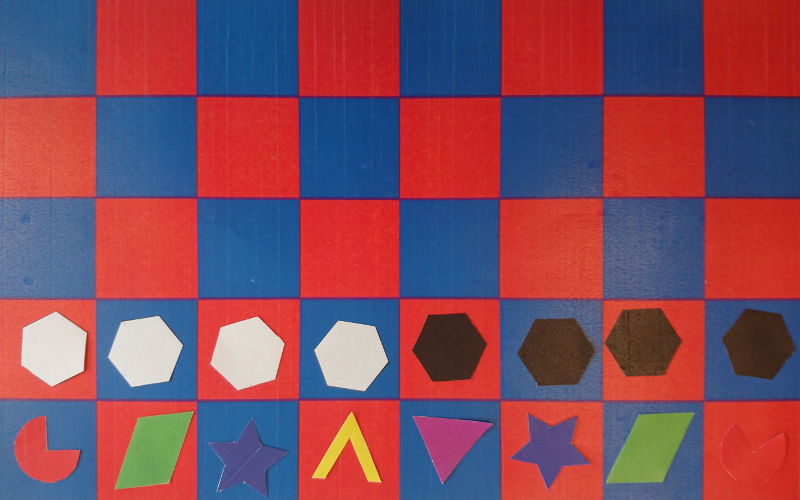
#> input picture project/images/difficult01.png, 800 x 500 px, found by its file name
$ python wpa_testing.py
#> lines starting #> are read from the running program, lines starting #| are printed output that depends on the picture
### project/Task3a.py
from PIL import Image
from random import randint
from math import floor
import os

# [44 lines left out: functions padding, applyPixel, applyFilter, matrixToImage, imageToMatrix, not called in this run]

def printMatrix(A):
    for row in A:
        print(row)

def getImagePath(imageName, save=False):
#> further down, im1 is the input picture: PIL image 800x500 RGB; mean R, G, B 130.5, 75.6, 93.6
    path = os.path.dirname(os.path.abspath(__file__))
    path += ("\\processed images\\" if save else "\\images\\") + imageName
    return path

ha = [[1/9 for _ in range(3)] for _ in range(3)]
h = [[1, 4, 6, 4, 1],
     [4, 16, 24, 16, 4],
     [6, 24, 32, 24, 6],
     [4, 16, 24, 16, 4],
     [1, 4, 6, 4, 1]]
hg = [[i * 1/256 for i in row] for row in h]

# [6 lines that do not run on import are left out]
    #I2.save(getImagePath("Task-3a-haFilter.bmp", True))
    #I3.save(getImagePath("Task-3a-hgFilter.bmp", True))

### project/wpa_testing.py
from area_segmentation import *
from math import sqrt

board_colors = [(55, 45, 148), (214, 71, 53)]
colors = [(55, 45, 148), (214, 71, 53), (217, 208, 199), (59, 36, 36), (79, 122, 61), (226, 201, 59), (176, 63, 119)]


def wta1(p):
    closest_colors = sorted(colors, key=lambda color: distance(color, p))
    c = closest_colors[0]
    return (0, 0, 0) if c in board_colors else (255, 255, 255)

def wta2(p):
    closest_colors = sorted(colors, key=lambda color: distance(color, p))
    c = closest_colors[0]
    return c

def distance(color1, color2):
    r1, g1, b1 = color1
    r2, g2, b2 = color2
    return sqrt((r1 - r2) ** 2 + (g1 - g2) ** 2 + (b1 - b2) ** 2)

def map_color_wta(image, gray=True):
#> called with gray = True
        im = image.copy()
        width, height = image.size
#> width = 800; height = 500
        wta = wta1 if gray else wta2
        for i in range(width):
            for j in range(height):
                im.putpixel((i, j), wta(im.getpixel((i, j))))
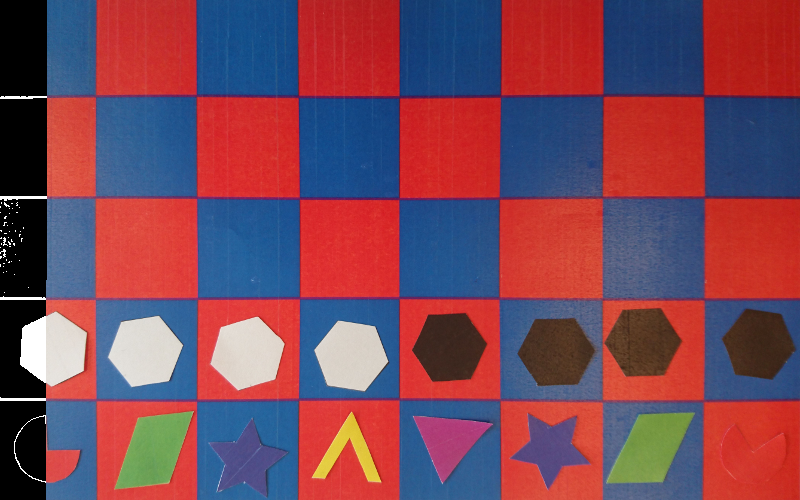
#> im: PIL image 800x500 RGB; mean R, G, B 123.4, 70.8, 87.8
        return im

if __name__ == "__main__":
    im1 = Image.open(getImagePath("difficult01.png"))
#> (the run stopped early here; a loop or call above may not have finished)
